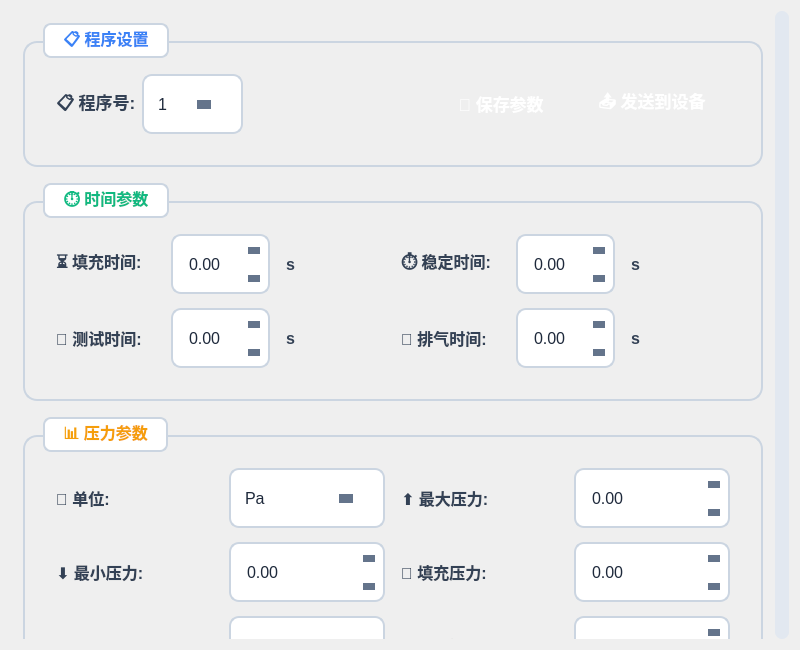
<?xml version="1.0" encoding="UTF-8"?>
<ui version="4.0">
 <class>ParamSetting</class>
 <widget class="QWidget" name="ParamSetting">
  <property name="geometry">
   <rect>
    <x>0</x>
    <y>0</y>
    <width>800</width>
    <height>650</height>
   </rect>
  </property>
  <property name="windowTitle">
   <string>气密仪上位机控制系统</string>
  </property>
  <property name="styleSheet">
   <string notr="true">
/* ========== 全局样式 - 现代化设计 ========== */
QWidget {
    font-family: 'Microsoft YaHei', 'Segoe UI', sans-serif;
    font-size: 16px;
}

/* 主背景 */
QWidget#ParamSetting {
    background: qlineargradient(x1:0, y1:0, x2:0, y2:1, 
        stop:0 #e8f0f7, 
        stop:0.5 #f5f8fc, 
        stop:1 #e8f0f7);
}

/* ========== 标签样式 ========== */
QLabel {
    color: #334155;
    font-weight: 500;
}

/* ========== 输入控件样式 ========== */
QLineEdit,
QSpinBox,
QDoubleSpinBox,
QComboBox {
    padding: 10px 14px;
    border: 2px solid #cbd5e1;
    border-radius: 10px;
    font-size: 16px;
    background-color: #ffffff;
    color: #1e293b;
    min-height: 36px;
}

QLineEdit:hover,
QSpinBox:hover,
QDoubleSpinBox:hover,
QComboBox:hover {
    border-color: #94a3b8;
    background-color: #f8fafc;
    box-shadow: 0 2px 8px rgba(0, 0, 0, 0.08);
}

QLineEdit:focus,
QSpinBox:focus,
QDoubleSpinBox:focus,
QComboBox:focus {
    border-color: #3b82f6;
    background-color: #ffffff;
    outline: none;
    box-shadow: 0 0 0 3px rgba(59, 130, 246, 0.1);
}

/* ========== 下拉框样式 ========== */
QComboBox::drop-down {
    border: none;
    background: transparent;
    padding-right: 14px;
    width: 36px;
}

QComboBox::down-arrow {
    width: 0;
    height: 0;
    border-left: 7px solid transparent;
    border-right: 7px solid transparent;
    border-top: 9px solid #64748b;
    margin-right: 10px;
}

QComboBox QAbstractItemView {
    border: 2px solid #cbd5e1;
    border-radius: 12px;
    background-color: #ffffff;
    selection-background-color: #3b82f6;
    selection-color: #ffffff;
    padding: 8px;
    outline: none;
    color: #1e293b;
}

QComboBox QAbstractItemView::item {
    padding: 10px 16px;
    border-radius: 8px;
    margin: 3px 5px;
    min-height: 32px;
}

QComboBox QAbstractItemView::item:selected {
    background-color: #3b82f6;
    color: #ffffff;
}

QComboBox QAbstractItemView::item:hover {
    background-color: #60a5fa;
    color: #ffffff;
}

/* ========== SpinBox 按钮样式 ========== */
QSpinBox::up-button,
QSpinBox::down-button,
QDoubleSpinBox::up-button,
QDoubleSpinBox::down-button {
    border: none;
    background: transparent;
    width: 28px;
    border-radius: 8px;
}

QSpinBox::up-button:hover,
QSpinBox::down-button:hover,
QDoubleSpinBox::up-button:hover,
QDoubleSpinBox::down-button:hover {
    background-color: #eff6ff;
}

QSpinBox::up-arrow,
QDoubleSpinBox::up-arrow {
    width: 0;
    height: 0;
    border-left: 6px solid transparent;
    border-right: 6px solid transparent;
    border-bottom: 7px solid #64748b;
}

QSpinBox::down-arrow,
QDoubleSpinBox::down-arrow {
    width: 0;
    height: 0;
    border-left: 6px solid transparent;
    border-right: 6px solid transparent;
    border-top: 7px solid #64748b;
}

/* ========== 滚动条样式 ========== */
QScrollArea {
    border: none;
    background: transparent;
}

QScrollBar:vertical {
    border: none;
    background: #e2e8f0;
    width: 14px;
    border-radius: 7px;
    margin: 0;
}

QScrollBar::handle:vertical {
    background: qlineargradient(x1:0, y1:0, x2:1, y2:0,
        stop:0 #94a3b8,
        stop:1 #64748b);
    border-radius: 7px;
    min-height: 50px;
}

QScrollBar::handle:vertical:hover {
    background: qlineargradient(x1:0, y1:0, x2:1, y2:0,
        stop:0 #64748b,
        stop:1 #475569);
}

QScrollBar::add-line:vertical,
QScrollBar::sub-line:vertical {
    border: none;
    background: none;
    height: 0px;
}

QScrollBar::add-page:vertical,
QScrollBar::sub-page:vertical {
    background: none;
}
   </string>
  </property>
  <layout class="QVBoxLayout" name="verticalLayout">
   <item>
    <widget class="QScrollArea" name="scrollArea">
     <property name="styleSheet">
      <string notr="true">QScrollArea { border: none; }</string>
     </property>
     <property name="widgetResizable">
      <bool>true</bool>
     </property>
     <widget class="QWidget" name="scrollAreaWidgetContents">
      <property name="geometry">
       <rect>
        <x>0</x>
        <y>0</y>
        <width>764</width>
        <height>1178</height>
       </rect>
      </property>
      <layout class="QVBoxLayout" name="scrollLayout">
       <property name="spacing">
        <number>16</number>
       </property>
       <property name="leftMargin">
        <number>12</number>
       </property>
       <property name="topMargin">
        <number>12</number>
       </property>
       <property name="rightMargin">
        <number>12</number>
       </property>
       <property name="bottomMargin">
        <number>12</number>
       </property>
       <item>
        <widget class="QGroupBox" name="programGroupBox">
         <property name="styleSheet">
          <string notr="true">
QGroupBox {
    background: qlineargradient(x1:0, y1:0, x2:0, y2:1, 
        stop:0 #ffffff, 
        stop:1 #f8fafc);
    border-radius: 14px;
    border: 2px solid #cbd5e1;
    margin-top: 18px;
    padding: 20px;
    font-weight: 600;
}
QGroupBox::title {
    subcontrol-origin: margin;
    left: 20px;
    padding: 6px 16px;
    color: #3b82f6;
    font-weight: bold;
    font-size: 18px;
    background-color: white;
    border-radius: 8px;
    border: 2px solid #cbd5e1;
}
          </string>
         </property>
         <property name="title">
          <string>📋 程序设置</string>
         </property>
         <layout class="QHBoxLayout" name="programLayout">
          <item>
           <widget class="QLabel" name="programNumberLabel">
            <property name="styleSheet">
             <string notr="true">font-weight: 600; color: #334155; font-size: 17px;</string>
            </property>
            <property name="text">
             <string>📋 程序号:</string>
            </property>
           </widget>
          </item>
          <item>
           <widget class="QComboBox" name="programNumberComboBox">
            <item>
             <property name="text">
              <string>1</string>
             </property>
            </item>
            <item>
             <property name="text">
              <string>2</string>
             </property>
            </item>
            <item>
             <property name="text">
              <string>3</string>
             </property>
            </item>
            <item>
             <property name="text">
              <string>4</string>
             </property>
            </item>
            <item>
             <property name="text">
              <string>5</string>
             </property>
            </item>
            <item>
             <property name="text">
              <string>6</string>
             </property>
            </item>
            <item>
             <property name="text">
              <string>7</string>
             </property>
            </item>
            <item>
             <property name="text">
              <string>8</string>
             </property>
            </item>
            <item>
             <property name="text">
              <string>9</string>
             </property>
            </item>
            <item>
             <property name="text">
              <string>10</string>
             </property>
            </item>
           </widget>
          </item>
          <item>
           <spacer name="horizontalSpacer_program">
            <property name="orientation">
             <enum>Qt::Horizontal</enum>
            </property>
            <property name="sizeHint" stdset="0">
             <size>
              <width>40</width>
              <height>20</height>
             </size>
            </property>
           </spacer>
          </item>
          <item>
           <widget class="QPushButton" name="saveParametersButton">
            <property name="minimumSize">
             <size>
              <width>120</width>
              <height>42</height>
             </size>
            </property>
            <property name="styleSheet">
             <string notr="true">
QPushButton {
    background: qlineargradient(x1:0, y1:0, x2:0, y2:1, 
        stop:0 #3b82f6, 
        stop:1 #2563eb);
    color: white;
    padding: 12px 24px;
    border-radius: 12px;
    border: none;
    font-size: 17px;
    font-weight: 700;
}
QPushButton:hover {
    background: qlineargradient(x1:0, y1:0, x2:0, y2:1, 
        stop:0 #2563eb, 
        stop:1 #1d4ed8);
    box-shadow: 0 4px 12px rgba(37, 99, 235, 0.3);
}
QPushButton:pressed {
    background: #1e40af;
    padding: 13px 24px 11px 24px;
}
             </string>
            </property>
            <property name="text">
             <string>💾 保存参数</string>
            </property>
           </widget>
          </item>
          <item>
           <widget class="QPushButton" name="sendToDeviceButton">
            <property name="minimumSize">
             <size>
              <width>130</width>
              <height>42</height>
             </size>
            </property>
            <property name="styleSheet">
             <string notr="true">
QPushButton {
    background: qlineargradient(x1:0, y1:0, x2:0, y2:1, 
        stop:0 #f59e0b, 
        stop:1 #d97706);
    color: white;
    padding: 12px 24px;
    border-radius: 12px;
    border: none;
    font-size: 17px;
    font-weight: 700;
}
QPushButton:hover {
    background: qlineargradient(x1:0, y1:0, x2:0, y2:1, 
        stop:0 #d97706, 
        stop:1 #b45309);
    box-shadow: 0 4px 12px rgba(217, 119, 6, 0.3);
}
QPushButton:pressed {
    background: #92400e;
    padding: 13px 24px 11px 24px;
}
             </string>
            </property>
            <property name="text">
             <string>📤 发送到设备</string>
            </property>
           </widget>
          </item>
         </layout>
        </widget>
       </item>
       <item>
        <widget class="QGroupBox" name="cycleTimeGroupBox">
         <property name="styleSheet">
          <string notr="true">
QGroupBox {
    background: qlineargradient(x1:0, y1:0, x2:0, y2:1, 
        stop:0 #ffffff, 
        stop:1 #f8fafc);
    border-radius: 14px;
    border: 2px solid #cbd5e1;
    margin-top: 18px;
    padding: 20px;
    font-weight: 600;
}
QGroupBox::title {
    subcontrol-origin: margin;
    left: 20px;
    padding: 6px 16px;
    color: #10b981;
    font-weight: bold;
    font-size: 18px;
    background-color: white;
    border-radius: 8px;
    border: 2px solid #cbd5e1;
}
          </string>
         </property>
         <property name="title">
          <string>⏱️ 时间参数</string>
         </property>
         <layout class="QGridLayout" name="gridLayout">
          <property name="horizontalSpacing">
           <number>16</number>
          </property>
          <property name="verticalSpacing">
           <number>14</number>
          </property>
          <item row="0" column="0">
           <widget class="QLabel" name="fillLabel">
            <property name="styleSheet">
             <string notr="true">font-weight: 600; color: #334155; font-size: 16px;</string>
            </property>
            <property name="text">
             <string>⏳ 填充时间:</string>
            </property>
           </widget>
          </item>
          <item row="0" column="1">
           <widget class="QDoubleSpinBox" name="fillTimeSpinBox">
            <property name="decimals">
             <number>2</number>
            </property>
            <property name="minimum">
             <double>0.000000000000000</double>
            </property>
            <property name="maximum">
             <double>0.000000000000000</double>
            </property>
           </widget>
          </item>
          <item row="0" column="2">
           <widget class="QLabel" name="label">
            <property name="text">
             <string>s</string>
            </property>
           </widget>
          </item>
          <item row="0" column="3">
           <widget class="QLabel" name="stabilizationLabel">
            <property name="styleSheet">
             <string notr="true">font-weight: 600; color: #334155; font-size: 16px;</string>
            </property>
            <property name="text">
             <string>⏱️ 稳定时间:</string>
            </property>
           </widget>
          </item>
          <item row="0" column="4">
           <widget class="QDoubleSpinBox" name="stabilizationTimeSpinBox">
            <property name="decimals">
             <number>2</number>
            </property>
            <property name="minimum">
             <double>0.000000000000000</double>
            </property>
            <property name="maximum">
             <double>0.000000000000000</double>
            </property>
           </widget>
          </item>
          <item row="0" column="5">
           <widget class="QLabel" name="label_2">
            <property name="text">
             <string>s</string>
            </property>
           </widget>
          </item>
          <item row="1" column="0">
           <widget class="QLabel" name="testTimeLabel">
            <property name="styleSheet">
             <string notr="true">font-weight: 600; color: #334155; font-size: 16px;</string>
            </property>
            <property name="text">
             <string>🔬 测试时间:</string>
            </property>
           </widget>
          </item>
          <item row="1" column="1">
           <widget class="QDoubleSpinBox" name="testTimeSpinBox">
            <property name="decimals">
             <number>2</number>
            </property>
            <property name="minimum">
             <double>0.000000000000000</double>
            </property>
            <property name="maximum">
             <double>0.000000000000000</double>
            </property>
           </widget>
          </item>
          <item row="1" column="2">
           <widget class="QLabel" name="label_3">
            <property name="text">
             <string>s</string>
            </property>
           </widget>
          </item>
          <item row="1" column="3">
           <widget class="QLabel" name="dumpLabel">
            <property name="styleSheet">
             <string notr="true">font-weight: 600; color: #334155; font-size: 16px;</string>
            </property>
            <property name="text">
             <string>💨 排气时间:</string>
            </property>
           </widget>
          </item>
          <item row="1" column="4">
           <widget class="QDoubleSpinBox" name="dumpTimeSpinBox">
            <property name="decimals">
             <number>2</number>
            </property>
            <property name="minimum">
             <double>0.000000000000000</double>
            </property>
            <property name="maximum">
             <double>0.000000000000000</double>
            </property>
           </widget>
          </item>
          <item row="1" column="5">
           <widget class="QLabel" name="label_4">
            <property name="text">
             <string>s</string>
            </property>
           </widget>
          </item>
         </layout>
        </widget>
       </item>
       <item>
        <widget class="QGroupBox" name="pressureGroupBox">
         <property name="styleSheet">
          <string notr="true">
QGroupBox {
    background: qlineargradient(x1:0, y1:0, x2:0, y2:1, 
        stop:0 #ffffff, 
        stop:1 #f8fafc);
    border-radius: 14px;
    border: 2px solid #cbd5e1;
    margin-top: 18px;
    padding: 20px;
    font-weight: 600;
}
QGroupBox::title {
    subcontrol-origin: margin;
    left: 20px;
    padding: 6px 16px;
    color: #f59e0b;
    font-weight: bold;
    font-size: 18px;
    background-color: white;
    border-radius: 8px;
    border: 2px solid #cbd5e1;
}
          </string>
         </property>
         <property name="title">
          <string>📊 压力参数</string>
         </property>
         <layout class="QGridLayout" name="gridLayout_2">
          <property name="horizontalSpacing">
           <number>16</number>
          </property>
          <property name="verticalSpacing">
           <number>14</number>
          </property>
          <item row="0" column="0">
           <widget class="QLabel" name="unitLabel">
            <property name="styleSheet">
             <string notr="true">font-weight: 600; color: #334155; font-size: 16px;</string>
            </property>
            <property name="text">
             <string>📏 单位:</string>
            </property>
           </widget>
          </item>
          <item row="0" column="1">
           <widget class="QComboBox" name="pressureUnitComboBox">
            <item>
             <property name="text">
              <string>Pa</string>
             </property>
            </item>
            <item>
             <property name="text">
              <string>kPa</string>
             </property>
            </item>
            <item>
             <property name="text">
              <string>MPa</string>
             </property>
            </item>
            <item>
             <property name="text">
              <string>bar</string>
             </property>
            </item>
           </widget>
          </item>
          <item row="0" column="2">
           <widget class="QLabel" name="maximumLabel">
            <property name="styleSheet">
             <string notr="true">font-weight: 600; color: #334155; font-size: 16px;</string>
            </property>
            <property name="text">
             <string>⬆️ 最大压力:</string>
            </property>
           </widget>
          </item>
          <item row="0" column="3">
           <widget class="QDoubleSpinBox" name="maxPressureSpinBox">
            <property name="minimum">
             <double>0.000000000000000</double>
            </property>
            <property name="maximum">
             <double>999999.000000000000000</double>
            </property>
           </widget>
          </item>
          <item row="1" column="0">
           <widget class="QLabel" name="minimumLabel">
            <property name="styleSheet">
             <string notr="true">font-weight: 600; color: #334155; font-size: 16px;</string>
            </property>
            <property name="text">
             <string>⬇️ 最小压力:</string>
            </property>
           </widget>
          </item>
          <item row="1" column="1">
           <widget class="QDoubleSpinBox" name="minPressureSpinBox">
            <property name="minimum">
             <double>0.000000000000000</double>
            </property>
            <property name="maximum">
             <double>999999.000000000000000</double>
            </property>
           </widget>
          </item>
          <item row="1" column="2">
           <widget class="QLabel" name="setFillLabel">
            <property name="styleSheet">
             <string notr="true">font-weight: 600; color: #334155; font-size: 16px;</string>
            </property>
            <property name="text">
             <string>🎯 填充压力:</string>
            </property>
           </widget>
          </item>
          <item row="1" column="3">
           <widget class="QDoubleSpinBox" name="setFillSpinBox">
            <property name="minimum">
             <double>0.000000000000000</double>
            </property>
            <property name="maximum">
             <double>999999.000000000000000</double>
            </property>
           </widget>
          </item>
          <item row="2" column="0">
           <widget class="QLabel" name="fillTypeLabel">
            <property name="styleSheet">
             <string notr="true">font-weight: 600; color: #334155; font-size: 16px;</string>
            </property>
            <property name="text">
             <string>🔄 填充类型:</string>
            </property>
           </widget>
          </item>
          <item row="2" column="1">
           <widget class="QComboBox" name="fillTypeComboBox">
            <item>
             <property name="text">
              <string>Standard</string>
             </property>
            </item>
            <item>
             <property name="text">
              <string>Quick</string>
             </property>
            </item>
            <item>
             <property name="text">
              <string>Slow</string>
             </property>
            </item>
           </widget>
          </item>
          <item row="2" column="2">
           <widget class="QLabel" name="regulatorPressureLabel">
            <property name="styleSheet">
             <string notr="true">font-weight: 600; color: #334155; font-size: 16px;</string>
            </property>
            <property name="text">
             <string>🔧 调压阀压力:</string>
            </property>
           </widget>
          </item>
          <item row="2" column="3">
           <widget class="QDoubleSpinBox" name="regulatorPressureSpinBox">
            <property name="minimum">
             <double>0.000000000000000</double>
            </property>
            <property name="maximum">
             <double>999999.000000000000000</double>
            </property>
           </widget>
          </item>
         </layout>
        </widget>
       </item>
       <item>
        <widget class="QGroupBox" name="leakGroupBox">
         <property name="styleSheet">
          <string notr="true">
QGroupBox {
    background: qlineargradient(x1:0, y1:0, x2:0, y2:1, 
        stop:0 #ffffff, 
        stop:1 #f8fafc);
    border-radius: 14px;
    border: 2px solid #cbd5e1;
    margin-top: 18px;
    padding: 20px;
    font-weight: 600;
}
QGroupBox::title {
    subcontrol-origin: margin;
    left: 20px;
    padding: 6px 16px;
    color: #ef4444;
    font-weight: bold;
    font-size: 18px;
    background-color: white;
    border-radius: 8px;
    border: 2px solid #cbd5e1;
}
          </string>
         </property>
         <property name="title">
          <string>💧 泄露参数</string>
         </property>
         <layout class="QGridLayout" name="gridLayout_3">
          <property name="horizontalSpacing">
           <number>16</number>
          </property>
          <property name="verticalSpacing">
           <number>14</number>
          </property>
          <item row="0" column="0">
           <widget class="QLabel" name="leakUnitLabel">
            <property name="styleSheet">
             <string notr="true">font-weight: 600; color: #334155; font-size: 16px;</string>
            </property>
            <property name="text">
             <string>📐 泄漏单位:</string>
            </property>
           </widget>
          </item>
          <item row="0" column="1">
           <widget class="QComboBox" name="leakUnitComboBox">
            <item>
             <property name="text">
              <string>Pa/s</string>
             </property>
            </item>
            <item>
             <property name="text">
              <string>mL/min</string>
             </property>
            </item>
            <item>
             <property name="text">
              <string>cm³/h</string>
             </property>
            </item>
           </widget>
          </item>
          <item row="0" column="2">
           <widget class="QLabel" name="testRejectLabel">
            <property name="styleSheet">
             <string notr="true">font-weight: 600; color: #334155; font-size: 16px;</string>
            </property>
            <property name="text">
             <string>🔍 测试允许泄漏:</string>
            </property>
           </widget>
          </item>
          <item row="0" column="3">
           <widget class="QDoubleSpinBox" name="testRejectSpinBox">
            <property name="minimum">
             <double>0.000000000000000</double>
            </property>
            <property name="maximum">
             <double>999999.000000000000000</double>
            </property>
           </widget>
          </item>
          <item row="1" column="0">
           <widget class="QLabel" name="refRejectLabel">
            <property name="styleSheet">
             <string notr="true">font-weight: 600; color: #334155; font-size: 16px;</string>
            </property>
            <property name="text">
             <string>✅ 参考允许泄漏:</string>
            </property>
           </widget>
          </item>
          <item row="1" column="1">
           <widget class="QDoubleSpinBox" name="refRejectSpinBox">
            <property name="minimum">
             <double>0.000000000000000</double>
            </property>
            <property name="maximum">
             <double>999999.000000000000000</double>
            </property>
           </widget>
          </item>
          <item row="1" column="2">
           <widget class="QLabel" name="offsetLabel">
            <property name="styleSheet">
             <string notr="true">font-weight: 600; color: #334155; font-size: 16px;</string>
            </property>
            <property name="text">
             <string>↔️ 偏移量:</string>
            </property>
           </widget>
          </item>
          <item row="1" column="3">
           <widget class="QDoubleSpinBox" name="offsetSpinBox">
            <property name="minimum">
             <double>-99999.000000000000000</double>
            </property>
            <property name="maximum">
             <double>99999.000000000000000</double>
            </property>
           </widget>
          </item>
          <item row="2" column="0">
           <widget class="QLabel" name="stdAtmLabel">
            <property name="visible">
             <bool>false</bool>
            </property>
            <property name="text">
             <string>🌡️ 标准大气压:</string>
            </property>
           </widget>
          </item>
          <item row="2" column="1">
           <widget class="QDoubleSpinBox" name="stdAtmSpinBox">
            <property name="visible">
             <bool>false</bool>
            </property>
            <property name="suffix">
             <string> hPa</string>
            </property>
            <property name="decimals">
             <number>2</number>
            </property>
            <property name="minimum">
             <double>800.000000000000000</double>
            </property>
            <property name="maximum">
             <double>1200.000000000000000</double>
            </property>
            <property name="value">
             <double>800.000000000000000</double>
            </property>
           </widget>
          </item>
          <item row="2" column="2">
           <widget class="QLabel" name="stdTempLabel">
            <property name="visible">
             <bool>false</bool>
            </property>
            <property name="text">
             <string>🌡️ 标准温度:</string>
            </property>
           </widget>
          </item>
          <item row="2" column="3">
           <widget class="QDoubleSpinBox" name="stdTempSpinBox">
            <property name="visible">
             <bool>false</bool>
            </property>
            <property name="suffix">
             <string> °C</string>
            </property>
            <property name="value">
             <double>20.000000000000000</double>
            </property>
           </widget>
          </item>
          <item row="3" column="0">
           <widget class="QLabel" name="volumeLabel">
            <property name="styleSheet">
             <string notr="true">font-weight: 600; color: #334155; font-size: 16px;</string>
            </property>
            <property name="text">
             <string>📦 容积:</string>
            </property>
           </widget>
          </item>
          <item row="3" column="1">
           <widget class="QSpinBox" name="volumeSpinBox">
            <property name="minimum">
             <number>0</number>
            </property>
            <property name="maximum">
             <number>65536</number>
            </property>
            <property name="value">
             <number>100</number>
            </property>
           </widget>
          </item>
          <item row="3" column="2">
           <widget class="QLabel" name="volumeUnitLabel">
            <property name="styleSheet">
             <string notr="true">font-weight: 600; color: #334155; font-size: 16px;</string>
            </property>
            <property name="text">
             <string>📏 容积单位:</string>
            </property>
           </widget>
          </item>
          <item row="3" column="3">
           <widget class="QComboBox" name="volumeUnitComboBox">
            <item>
             <property name="text">
              <string>cm³</string>
             </property>
            </item>
            <item>
             <property name="text">
              <string>mL</string>
             </property>
            </item>
            <item>
             <property name="text">
              <string>L</string>
             </property>
            </item>
           </widget>
          </item>
          <item row="4" column="0">
           <widget class="QLabel" name="rejectCalcLabel">
            <property name="styleSheet">
             <string notr="true">font-weight: 600; color: #334155; font-size: 16px;</string>
            </property>
            <property name="text">
             <string>🧮 泄漏计算方式:</string>
            </property>
           </widget>
          </item>
          <item row="4" column="1">
           <widget class="QComboBox" name="rejectCalcComboBox">
            <item>
             <property name="text">
              <string>Pa/s</string>
             </property>
            </item>
            <item>
             <property name="text">
              <string>%/min</string>
             </property>
            </item>
           </widget>
          </item>
         </layout>
        </widget>
       </item>
      </layout>
     </widget>
    </widget>
   </item>
  </layout>
 </widget>
 <layoutdefault spacing="6" margin="11"/>
 <resources/>
 <connections/>
</ui>
